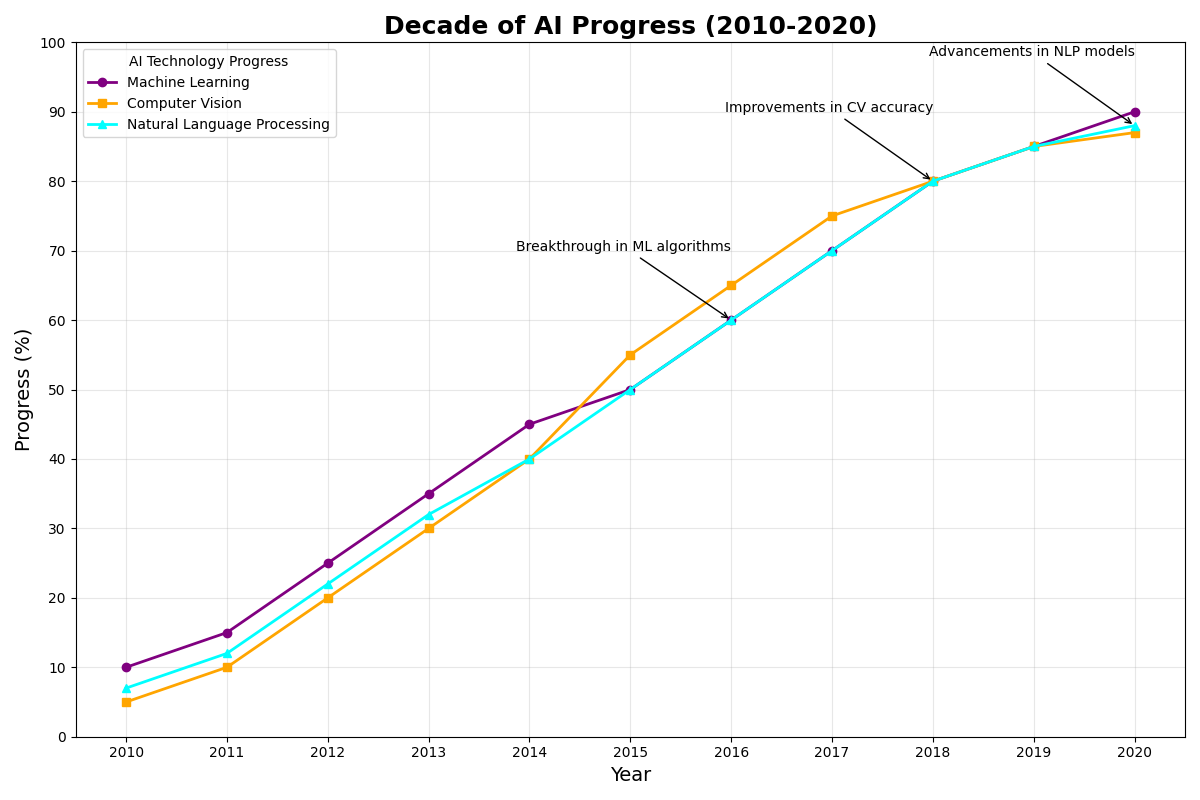

Write the Python code that produced this figure.
import matplotlib.pyplot as plt
import numpy as np

# Define the years from 2010 to 2020
years = np.arange(2010, 2021)

# Progress of AI technologies (percentage)
machine_learning = [10, 15, 25, 35, 45, 50, 60, 70, 80, 85, 90]
computer_vision = [5, 10, 20, 30, 40, 55, 65, 75, 80, 85, 87]
natural_language_processing = [7, 12, 22, 32, 40, 50, 60, 70, 80, 85, 88]

# Plot setup
plt.figure(figsize=(12, 8))

# Plot lines for each AI technology with new colors
plt.plot(years, machine_learning, marker='o', color='purple', linestyle='-', linewidth=2, label='Machine Learning')
plt.plot(years, computer_vision, marker='s', color='orange', linestyle='-', linewidth=2, label='Computer Vision')
plt.plot(years, natural_language_processing, marker='^', color='cyan', linestyle='-', linewidth=2, label='Natural Language Processing')

# Highlight key milestones
plt.annotate('Breakthrough in ML algorithms', xy=(2016, machine_learning[6]), xytext=(2016, machine_learning[6] + 10),
            arrowprops=dict(facecolor='black', arrowstyle='->'), fontsize=10, ha='right')
plt.annotate('Improvements in CV accuracy', xy=(2018, computer_vision[8]), xytext=(2018, computer_vision[8] + 10),
            arrowprops=dict(facecolor='black', arrowstyle='->'), fontsize=10, ha='right')
plt.annotate('Advancements in NLP models', xy=(2020, natural_language_processing[10]), xytext=(2020, natural_language_processing[10] + 10),
            arrowprops=dict(facecolor='black', arrowstyle='->'), fontsize=10, ha='right')

# Title, labels, and legend
plt.title('Decade of AI Progress (2010-2020)', fontsize=18, fontweight='bold')
plt.xlabel('Year', fontsize=14)
plt.ylabel('Progress (%)', fontsize=14)
plt.xticks(years)
plt.yticks(range(0, 101, 10))
plt.legend(loc='upper left', title='AI Technology Progress')

# Grid and layout adjustment
plt.grid(True, alpha=0.3)
plt.tight_layout()

# Show plot
plt.show()
